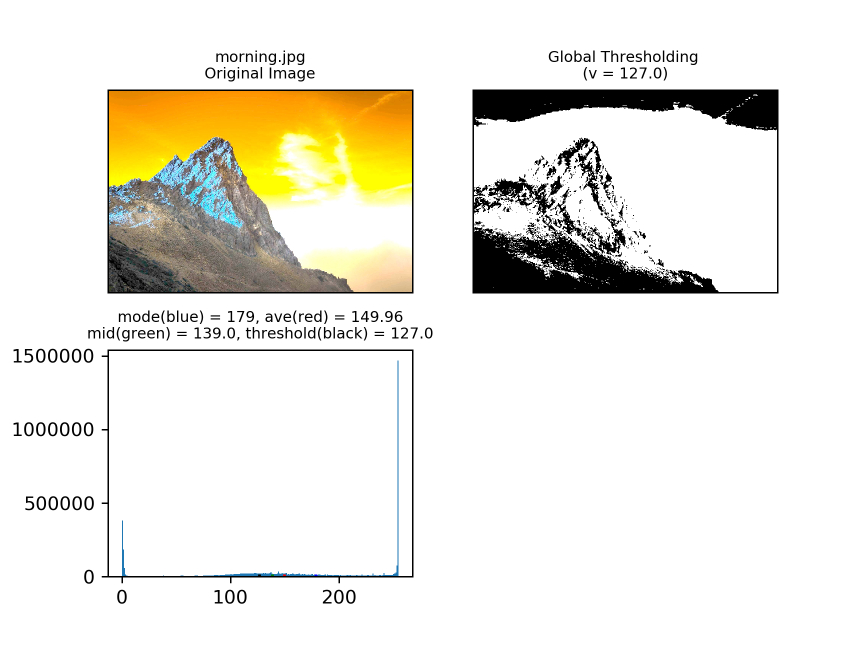
#> input picture figure_morning.jpg.png, 1728 x 1296 px (shown at 1/2 size); its folder holds only this picture in this run
$ python threshold.py figure_morning.jpg.png
#> lines starting #> are read from the running program, lines starting #| are printed output that depends on the picture; after the words box and inside, x2 and y2 are one past the last pixel; in counts of white or black regions, pixels touching at a corner belong together
#thresholding and draw histgram

import cv2 as cv
import numpy as np
import os
import sys
from matplotlib import pyplot as plt
from matplotlib.pyplot import figure as fig
from scipy import stats

args = sys.argv
line = 127 #set thresholding

if not args[1]:
	print("usage:python3 threshold.py [filename]")


if os.path.isfile('./{}'.format(args[1])):

	img_org = cv.imread('./{}'.format(args[1]))
#> img_org is the input picture: shape (1296, 1728, 3); mean B, G, R 224.7, 233.7, 236.2
	img_cvt = cv.cvtColor(img_org, cv.COLOR_BGR2GRAY)
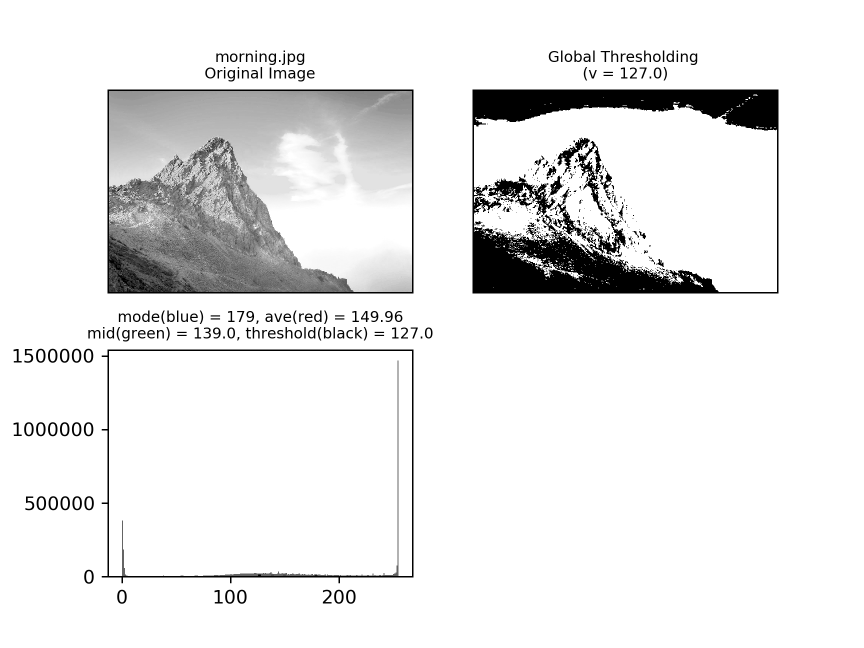
#> img_cvt: shape (1296, 1728) (shown at 1/2 size); min 0, max 255, mean 233.4
	img = cv.medianBlur(img_cvt,5)
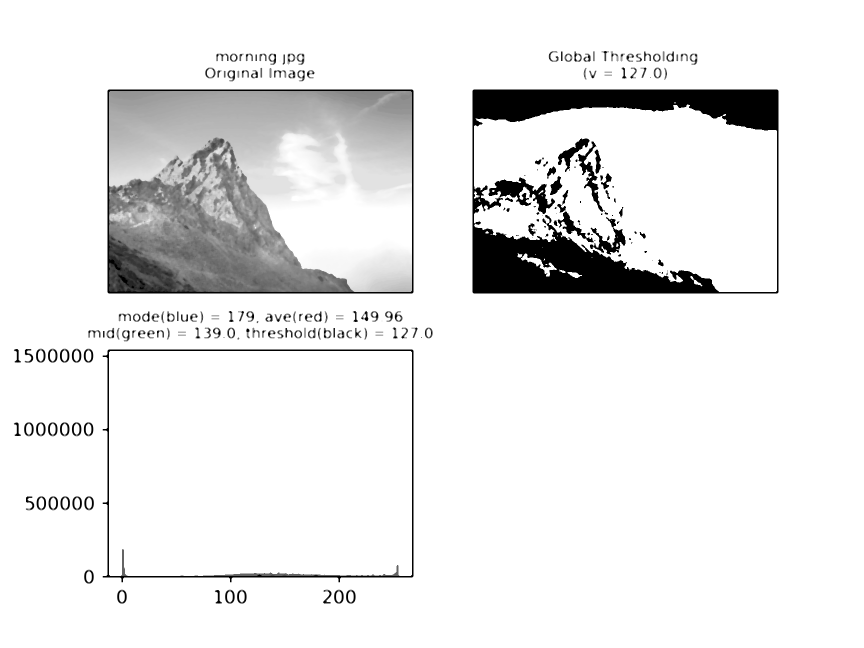
#> img: shape (1296, 1728) (shown at 1/2 size); min 0, max 255, mean 234

	ret,th1 = cv.threshold(img,line,255,cv.THRESH_BINARY)
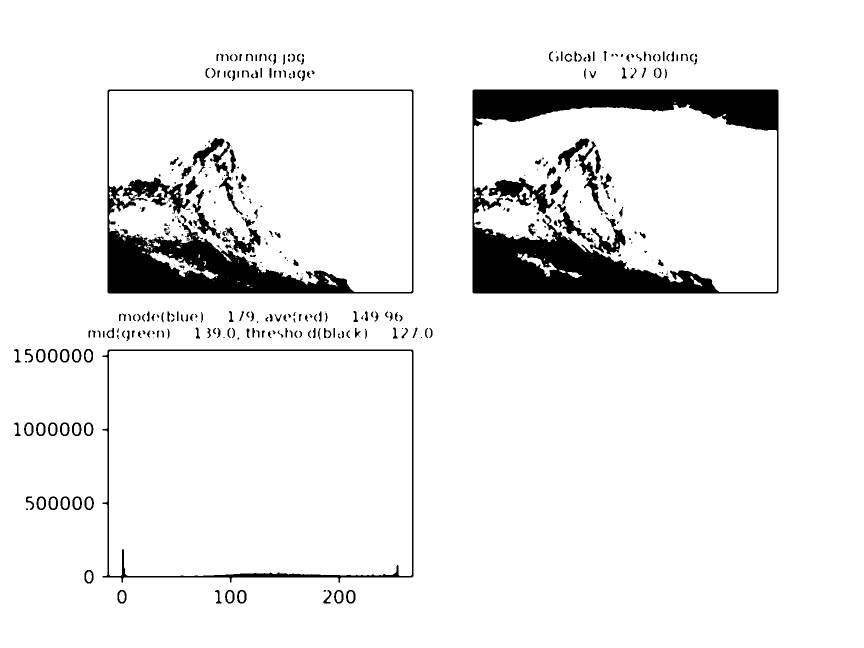
#> th1: shape (1296, 1728) (shown at 1/2 size); 92.8% white; 426 black regions (155 under 20 px), largest, box (x1, y1, x2, y2) and area: (945, 179, 1557, 587) 72545, (215, 179, 827, 587) 43714, (205, 699, 827, 1165) 8156
#> ret = 127
	th2 = img
	for x in range(0,img.shape[0]):
		for y in range(0,img.shape[1]):
			if img[x,y] == 255:
				pass
			else:
				if img[x,y] < line :
					th2[x,y] = 0
				else:
					th2[x,y] = 255
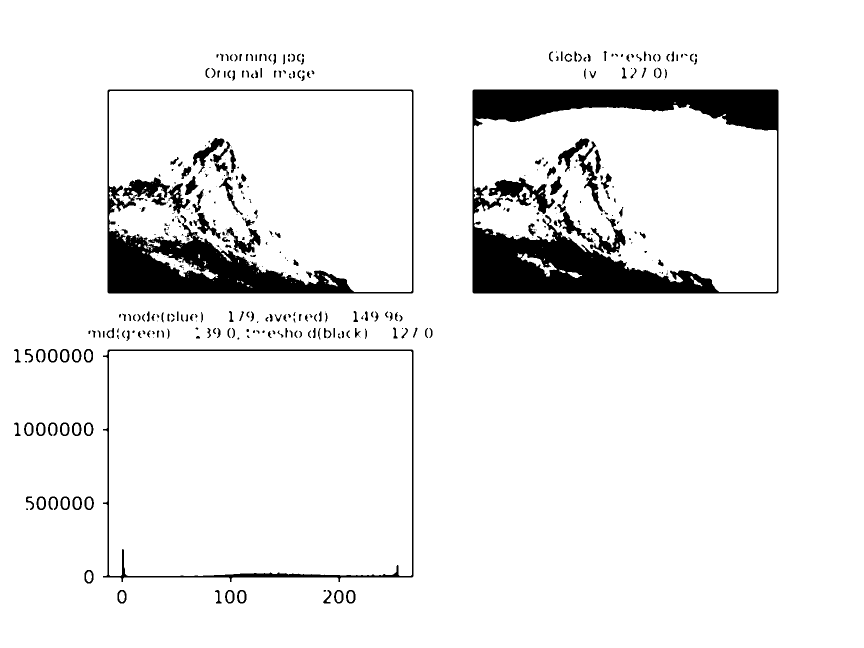
#> th2: shape (1296, 1728) (shown at 1/2 size); 92.9% white; 426 black regions (163 under 20 px), largest, box (x1, y1, x2, y2) and area: (945, 179, 1557, 587) 72545, (215, 179, 827, 587) 43039, (206, 699, 827, 1164) 8135

	gimg = np.array(img_cvt)
	img1dim = []
	for x in range(0,gimg.shape[0]):
		for y in range(0,gimg.shape[1]):
			if gimg[x,y] == 255:
				pass
			elif gimg[x,y] == 0:
				pass
			else:
				img1dim.append(gimg[x,y])
#> after the loop, img1dim = 236350 items

	m=stats.mode(img1dim,axis=None)
#> m = (226, 7035)
	ave = np.average(img1dim)
#> ave = 168.9
	mid = np.median(img1dim)
#> mid = 174

	titles = ['{}\nOriginal Image'.format(args[1]), 'Global Thresholding \n(v = {:.1f})'.format(line)]
	images = [img_org, th2]
	for i in range(2):
		plt.subplot(2,2,i+1),plt.imshow(images[i],'gray')
		plt.title(titles[i], fontsize = 8)
		plt.xticks([]),plt.yticks([])
	plt.subplot(2,2,3),plt.hist(img_org.ravel(),255,[0,255]),
#> (the run stopped early here; a loop or call above may not have finished)
